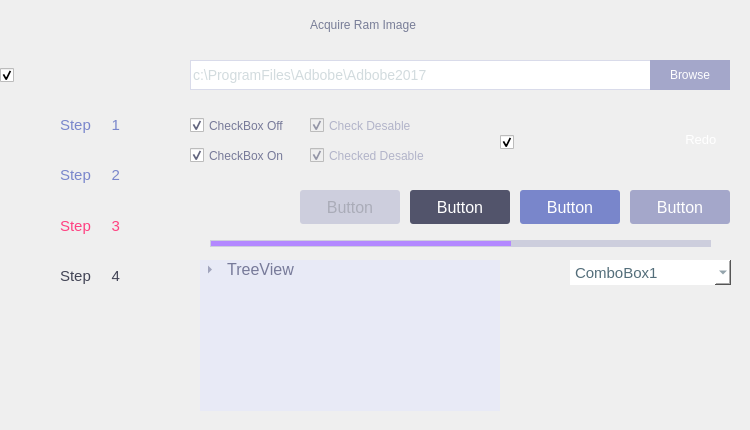
<?xml version="1.0" encoding="UTF-8"?>
<ui version="4.0">
 <class>AcquireRamImage</class>
 <widget class="QDialog" name="AcquireRamImage">
  <property name="enabled">
   <bool>true</bool>
  </property>
  <property name="geometry">
   <rect>
    <x>0</x>
    <y>0</y>
    <width>750</width>
    <height>430</height>
   </rect>
  </property>
  <property name="windowTitle">
   <string>Dialog</string>
  </property>
  <property name="styleSheet">
   <string notr="true">QDialog#AcquireRamImage{
	background-image: url(:/images/ram/bg.png);
}</string>
  </property>
  <widget class="QWidget" name="titlebar" native="true">
   <property name="geometry">
    <rect>
     <x>0</x>
     <y>0</y>
     <width>750</width>
     <height>40</height>
    </rect>
   </property>
   <property name="styleSheet">
    <string notr="true"/>
   </property>
   <widget class="QPushButton" name="minbutton">
    <property name="geometry">
     <rect>
      <x>670</x>
      <y>0</y>
      <width>40</width>
      <height>40</height>
     </rect>
    </property>
    <property name="styleSheet">
     <string notr="true">QPushButton#minbutton{
	border-image:url(:/images/mainmenu/min_normal.png);border:0px;
} 
QPushButton#minbutton:hover{
	border-image:url(:/images/mainmenu/min_over.png);border:0px
} 
QPushButton#minbutton:pressed{
	border-image:url(:/images/mainmenu/min_on.png); position: relative;top: 1px; left: 1px;
}</string>
    </property>
    <property name="text">
     <string/>
    </property>
   </widget>
   <widget class="QPushButton" name="closebutton">
    <property name="geometry">
     <rect>
      <x>710</x>
      <y>0</y>
      <width>40</width>
      <height>40</height>
     </rect>
    </property>
    <property name="styleSheet">
     <string notr="true">QPushButton#closebutton{
	border-image:url(:/images/mainmenu/close_normal.png);border:0px;
} 
QPushButton#closebutton:hover{
	border-image:url(:/images/mainmenu/close_over.png);border:0px
} 
QPushButton#closebutton:pressed{
	border-image:url(:/images/mainmenu/close_on.png); position: relative;top: 1px; left: 1px;
}</string>
    </property>
    <property name="text">
     <string/>
    </property>
   </widget>
   <widget class="QLabel" name="label_2">
    <property name="geometry">
     <rect>
      <x>310</x>
      <y>4</y>
      <width>181</width>
      <height>41</height>
     </rect>
    </property>
    <property name="styleSheet">
     <string notr="true">QLabel#label_2{
	font: 14pt &quot;MS Shell Dlg 2&quot;;
	color: #787d97;
}</string>
    </property>
    <property name="text">
     <string>Acquire Ram Image</string>
    </property>
   </widget>
  </widget>
  <widget class="QWidget" name="widget" native="true">
   <property name="geometry">
    <rect>
     <x>0</x>
     <y>100</y>
     <width>180</width>
     <height>200</height>
    </rect>
   </property>
   <property name="styleSheet">
    <string notr="true">QWidget#widget{
	background-image: url(:/images/ram/state_bg.png);
}</string>
   </property>
   <widget class="QPushButton" name="pushButton_7">
    <property name="geometry">
     <rect>
      <x>0</x>
      <y>0</y>
      <width>180</width>
      <height>50</height>
     </rect>
    </property>
    <property name="styleSheet">
     <string notr="true">QPushButton#pushButton_7{
border-image:url(:/images/ram/step1-on.png);
border:0px;
font:15px;
color:#7986cb;
}
QPushButton#pushButton_7:checked{
border-image: url(:/images/ram/step1-off.png);
border:0px;
}</string>
    </property>
    <property name="text">
     <string>Step     1</string>
    </property>
    <property name="checkable">
     <bool>true</bool>
    </property>
    <property name="checked">
     <bool>false</bool>
    </property>
   </widget>
   <widget class="QPushButton" name="pushButton_9">
    <property name="geometry">
     <rect>
      <x>0</x>
      <y>100</y>
      <width>180</width>
      <height>51</height>
     </rect>
    </property>
    <property name="styleSheet">
     <string notr="true">QPushButton#pushButton_9 {
border-image:url(:/images/ram/step3-on.png);
border:0px;
font:15px;
color:#ff4081;
}
QPushButton#pushButton_9:checked{
border-image: url(:/images/ram/step3-off.png);
border:0px;
}</string>
    </property>
    <property name="text">
     <string>Step     3</string>
    </property>
    <property name="checkable">
     <bool>true</bool>
    </property>
    <property name="checked">
     <bool>false</bool>
    </property>
   </widget>
   <widget class="QPushButton" name="pushButton_8">
    <property name="geometry">
     <rect>
      <x>0</x>
      <y>50</y>
      <width>180</width>
      <height>50</height>
     </rect>
    </property>
    <property name="styleSheet">
     <string notr="true">QPushButton#pushButton_8 {
border-image:url(:/images/ram/step2-on.png);
border:0px;
font:15px;
color:#7986cb;
}
QPushButton#pushButton_8:checked{
border-image: url(:/images/ram/step2-off.png);
border:0px;
}</string>
    </property>
    <property name="text">
     <string>Step     2</string>
    </property>
    <property name="checkable">
     <bool>true</bool>
    </property>
    <property name="checked">
     <bool>false</bool>
    </property>
   </widget>
   <widget class="QPushButton" name="pushButton_10">
    <property name="geometry">
     <rect>
      <x>0</x>
      <y>151</y>
      <width>180</width>
      <height>49</height>
     </rect>
    </property>
    <property name="styleSheet">
     <string notr="true">

QPushButton#pushButton_10{
border-image:url(:/images/ram/step4-on.png);
border:0px;
font:15px;
color:#424455;
}
QPushButton#pushButton_10:checked{
border-image: url(:/images/ram/step4-off.png);
border:0px;
color:#303240;
}</string>
    </property>
    <property name="text">
     <string>Step     4</string>
    </property>
    <property name="checkable">
     <bool>true</bool>
    </property>
    <property name="checked">
     <bool>false</bool>
    </property>
   </widget>
  </widget>
  <widget class="QCheckBox" name="checkBox">
   <property name="geometry">
    <rect>
     <x>0</x>
     <y>50</y>
     <width>180</width>
     <height>50</height>
    </rect>
   </property>
   <property name="styleSheet">
    <string notr="true">
QCheckBox#checkBox::indicator:unchecked{
	
    image: url(:/images/ram/wizard_upbg.png);
}
QCheckBox#checkBox::indicator:checked{
	
    image: url(:/images/ram/wizard_downbg.png);
}</string>
   </property>
   <property name="text">
    <string/>
   </property>
   <property name="checked">
    <bool>true</bool>
   </property>
  </widget>
  <widget class="QLineEdit" name="lineEdit">
   <property name="geometry">
    <rect>
     <x>190</x>
     <y>60</y>
     <width>461</width>
     <height>30</height>
    </rect>
   </property>
   <property name="styleSheet">
    <string notr="true">QLineEdit#lineEdit{
	border:1px solid #d9dbea;
	color:#d2dbde;
	font:14px;
}</string>
   </property>
   <property name="text">
    <string>c:\ProgramFiles\Adbobe\Adbobe2017</string>
   </property>
  </widget>
  <widget class="QPushButton" name="pushButton_2">
   <property name="geometry">
    <rect>
     <x>650</x>
     <y>60</y>
     <width>80</width>
     <height>30</height>
    </rect>
   </property>
   <property name="styleSheet">
    <string notr="true">QPushButton#pushButton_2{
	border:none;
	background-color:#a4a7ca;
	color:#ffffff;
	font: 11pt &quot;MS Shell Dlg 2&quot;;
	border-radius: 0px;
} 
QPushButton#pushButton_2:hover{
	border:none;
	background-color:#7986cb;
	color:#ffffff;
	font: 11pt &quot;MS Shell Dlg 2&quot;;
	border-radius: 0px;
} 
QPushButton#pushButton_2:pressed{
	border:none;
	background-color:#52546b;
	color:#ffffff;
	font: 11pt &quot;MS Shell Dlg 2&quot;;
	border-radius: 0px;
}</string>
   </property>
   <property name="text">
    <string>Browse</string>
   </property>
  </widget>
  <widget class="QCheckBox" name="checkBox_31">
   <property name="geometry">
    <rect>
     <x>190</x>
     <y>110</y>
     <width>111</width>
     <height>31</height>
    </rect>
   </property>
   <property name="styleSheet">
    <string notr="true">QCheckBox#checkBox_31::indicator:unchecked{
    image: url(:/images/ram/checkbox_white_off.png);
}
QCheckBox#checkBox_31::indicator:checked{
    image: url(:/images/ram/checkbox_white_on.png);
}
QCheckBox#checkBox_31{
	color:#777a99;
	font:12px;
}</string>
   </property>
   <property name="text">
    <string>CheckBox Off</string>
   </property>
   <property name="checked">
    <bool>true</bool>
   </property>
  </widget>
  <widget class="QCheckBox" name="checkBox_32">
   <property name="geometry">
    <rect>
     <x>190</x>
     <y>140</y>
     <width>111</width>
     <height>31</height>
    </rect>
   </property>
   <property name="styleSheet">
    <string notr="true">QCheckBox#checkBox_32::indicator:unchecked{
    image: url(:/images/ram/checkbox_blue_off.png);
}
QCheckBox#checkBox_32::indicator:checked{
    image: url(:/images/ram/checkbox_blue_on.png);
}
QCheckBox#checkBox_32{
	color:#777a99;
	font:12px;
}</string>
   </property>
   <property name="text">
    <string>CheckBox On</string>
   </property>
   <property name="checked">
    <bool>true</bool>
   </property>
  </widget>
  <widget class="QCheckBox" name="checkBox_33">
   <property name="enabled">
    <bool>false</bool>
   </property>
   <property name="geometry">
    <rect>
     <x>310</x>
     <y>110</y>
     <width>111</width>
     <height>31</height>
    </rect>
   </property>
   <property name="styleSheet">
    <string notr="true">QCheckBox#checkBox_33::indicator:unchecked{
    image: url(:/images/ram/check_disable.png);
}
QCheckBox#checkBox_33::indicator:checked{
    image: url(:/images/ram/check_disable.png);
}
QCheckBox#checkBox_33{
	color:#b2b4c9;
	font:12px;
}</string>
   </property>
   <property name="text">
    <string>Check Desable</string>
   </property>
   <property name="checked">
    <bool>true</bool>
   </property>
  </widget>
  <widget class="QCheckBox" name="checkBox_34">
   <property name="enabled">
    <bool>false</bool>
   </property>
   <property name="geometry">
    <rect>
     <x>310</x>
     <y>140</y>
     <width>131</width>
     <height>31</height>
    </rect>
   </property>
   <property name="styleSheet">
    <string notr="true">QCheckBox#checkBox_34::indicator:unchecked{
    image: url(:/images/ram/checked_didable.png);
}
QCheckBox#checkBox_34::indicator:checked{
    image: url(:/images/ram/checked_didable.png);
}
QCheckBox#checkBox_34{
	color:#b2b4c9;
	font:12px;
}</string>
   </property>
   <property name="text">
    <string>Checked Desable</string>
   </property>
   <property name="checked">
    <bool>true</bool>
   </property>
  </widget>
  <widget class="QCheckBox" name="checkBox_3">
   <property name="enabled">
    <bool>true</bool>
   </property>
   <property name="geometry">
    <rect>
     <x>500</x>
     <y>120</y>
     <width>90</width>
     <height>44</height>
    </rect>
   </property>
   <property name="styleSheet">
    <string notr="true">
QCheckBox#checkBox_3::indicator::unchecked {
    image: url(:/images/ram/switch_off.png);
}


QCheckBox#checkBox_3::indicator:unchecked:pressed {
    image: url(:/images/ram/switch_on_press.png);
}

QCheckBox#checkBox_3::indicator::checked {
    image: url(:/images/ram/switch_on.png);
}

QCheckBox#checkBox_3::indicator:checked:pressed {
    image: url(:/images/ram/switch_off_press.png);
}
</string>
   </property>
   <property name="text">
    <string/>
   </property>
   <property name="checked">
    <bool>true</bool>
   </property>
  </widget>
  <widget class="QPushButton" name="pushButton_3">
   <property name="geometry">
    <rect>
     <x>650</x>
     <y>124</y>
     <width>80</width>
     <height>30</height>
    </rect>
   </property>
   <property name="styleSheet">
    <string notr="true">QPushButton#pushButton_3{
	border-image:url(:/images/ram/redo_normal.png);border:0px;
} 
QPushButton#pushButton_3:hover{
	border-image:url(:/images/ram/redo_over.png);border:0px
} 
QPushButton#pushButton_3:pressed{
	border-image:url(:/images/ram/redo_on.png); position: relative;top: 1px; left: 1px;
}
QPushButton#pushButton_3{
	font:13px;
	color:#ffffff;
}</string>
   </property>
   <property name="text">
    <string>      Redo</string>
   </property>
  </widget>
  <widget class="QPushButton" name="pushButton">
   <property name="geometry">
    <rect>
     <x>300</x>
     <y>190</y>
     <width>100</width>
     <height>34</height>
    </rect>
   </property>
   <property name="styleSheet">
    <string notr="true">QPushButton#pushButton{
border:none;
background-color: #cdcedd;
color:#aaacb8;
font:16px;
border-radius:3px;
}</string>
   </property>
   <property name="text">
    <string>Button</string>
   </property>
  </widget>
  <widget class="QPushButton" name="pushButton_4">
   <property name="geometry">
    <rect>
     <x>410</x>
     <y>190</y>
     <width>100</width>
     <height>34</height>
    </rect>
   </property>
   <property name="styleSheet">
    <string notr="true">QPushButton#pushButton_4{
border:none;
background-color: #52546b;
color:#ffffff;
font:16px;
border-radius:3px;
}</string>
   </property>
   <property name="text">
    <string>Button</string>
   </property>
  </widget>
  <widget class="QPushButton" name="pushButton_5">
   <property name="geometry">
    <rect>
     <x>520</x>
     <y>190</y>
     <width>100</width>
     <height>34</height>
    </rect>
   </property>
   <property name="styleSheet">
    <string notr="true">QPushButton#pushButton_5{
border:none;
background-color: #7986cb;
color:#ffffff;
font:16px;
border-radius:3px;
}</string>
   </property>
   <property name="text">
    <string>Button</string>
   </property>
  </widget>
  <widget class="QPushButton" name="pushButton_6">
   <property name="geometry">
    <rect>
     <x>630</x>
     <y>190</y>
     <width>100</width>
     <height>34</height>
    </rect>
   </property>
   <property name="styleSheet">
    <string notr="true">QPushButton#pushButton_6{
border:none;
background-color: #a4a7ca;
color:#ffffff;
font:16px;
border-radius:3px;
}</string>
   </property>
   <property name="text">
    <string>Button</string>
   </property>
  </widget>
  <widget class="QProgressBar" name="progressBar_13">
   <property name="geometry">
    <rect>
     <x>210</x>
     <y>240</y>
     <width>501</width>
     <height>7</height>
    </rect>
   </property>
   <property name="styleSheet">
    <string notr="true">QProgressBar {
    border: 1px solid #cdcedd;
    background-color: #cdcedd;
    border-radius: 8px;
}

QProgressBar::chunk {
    background-color: #b388ff;
    width: 300px;
}</string>
   </property>
   <property name="value">
    <number>24</number>
   </property>
   <property name="textVisible">
    <bool>false</bool>
   </property>
  </widget>
  <widget class="QTreeWidget" name="treeWidget">
   <property name="geometry">
    <rect>
     <x>200</x>
     <y>260</y>
     <width>300</width>
     <height>151</height>
    </rect>
   </property>
   <property name="styleSheet">
    <string notr="true">
 QTreeView{
		border-style:1px,solid #e8eaf6 ;
		color:#777a99;
		font:12pt;
background:#e8eaf6;
}
QTreeView::branch:closed:has-children{
   image: url(:/images/ram/icon1.png) ;

 }
 
QTreeView::branch:open:has-children{
   image: url(:/images/ram/icon2.png) ; 

}</string>
   </property>
   <property name="frameShape">
    <enum>QFrame::NoFrame</enum>
   </property>
   <property name="lineWidth">
    <number>1</number>
   </property>
   <property name="midLineWidth">
    <number>0</number>
   </property>
   <property name="verticalScrollBarPolicy">
    <enum>Qt::ScrollBarAlwaysOff</enum>
   </property>
   <property name="horizontalScrollBarPolicy">
    <enum>Qt::ScrollBarAlwaysOff</enum>
   </property>
   <property name="sizeAdjustPolicy">
    <enum>QAbstractScrollArea::AdjustToContents</enum>
   </property>
   <property name="tabKeyNavigation">
    <bool>false</bool>
   </property>
   <property name="iconSize">
    <size>
     <width>0</width>
     <height>0</height>
    </size>
   </property>
   <property name="autoExpandDelay">
    <number>-1</number>
   </property>
   <property name="sortingEnabled">
    <bool>false</bool>
   </property>
   <property name="headerHidden">
    <bool>true</bool>
   </property>
   <property name="expandsOnDoubleClick">
    <bool>false</bool>
   </property>
   <property name="columnCount">
    <number>1</number>
   </property>
   <attribute name="headerVisible">
    <bool>false</bool>
   </attribute>
   <column>
    <property name="text">
     <string notr="true">1</string>
    </property>
   </column>
   <item>
    <property name="text">
     <string> TreeView</string>
    </property>
    <item>
     <property name="text">
      <string> TreeView</string>
     </property>
    </item>
    <item>
     <property name="text">
      <string> TreeView</string>
     </property>
    </item>
    <item>
     <property name="text">
      <string> TreeView</string>
     </property>
     <item>
      <property name="text">
       <string>TreeView</string>
      </property>
      <property name="checkState">
       <enum>Unchecked</enum>
      </property>
      <property name="flags">
       <set>ItemIsSelectable|ItemIsEditable|ItemIsDragEnabled|ItemIsUserCheckable|ItemIsEnabled</set>
      </property>
     </item>
     <item>
      <property name="text">
       <string>TreeView</string>
      </property>
      <property name="checkState">
       <enum>Checked</enum>
      </property>
     </item>
    </item>
   </item>
  </widget>
  <widget class="QComboBox" name="comboBox">
   <property name="geometry">
    <rect>
     <x>570</x>
     <y>260</y>
     <width>161</width>
     <height>25</height>
    </rect>
   </property>
   <property name="palette">
    <palette>
     <active>
      <colorrole role="WindowText">
       <brush brushstyle="SolidPattern">
        <color alpha="255">
         <red>84</red>
         <green>110</green>
         <blue>122</blue>
        </color>
       </brush>
      </colorrole>
      <colorrole role="Button">
       <brush brushstyle="SolidPattern">
        <color alpha="255">
         <red>255</red>
         <green>255</green>
         <blue>255</blue>
        </color>
       </brush>
      </colorrole>
      <colorrole role="Text">
       <brush brushstyle="SolidPattern">
        <color alpha="255">
         <red>84</red>
         <green>110</green>
         <blue>122</blue>
        </color>
       </brush>
      </colorrole>
      <colorrole role="ButtonText">
       <brush brushstyle="SolidPattern">
        <color alpha="255">
         <red>84</red>
         <green>110</green>
         <blue>122</blue>
        </color>
       </brush>
      </colorrole>
      <colorrole role="Base">
       <brush brushstyle="SolidPattern">
        <color alpha="255">
         <red>255</red>
         <green>255</green>
         <blue>255</blue>
        </color>
       </brush>
      </colorrole>
      <colorrole role="Window">
       <brush brushstyle="SolidPattern">
        <color alpha="255">
         <red>255</red>
         <green>255</green>
         <blue>255</blue>
        </color>
       </brush>
      </colorrole>
     </active>
     <inactive>
      <colorrole role="WindowText">
       <brush brushstyle="SolidPattern">
        <color alpha="255">
         <red>84</red>
         <green>110</green>
         <blue>122</blue>
        </color>
       </brush>
      </colorrole>
      <colorrole role="Button">
       <brush brushstyle="SolidPattern">
        <color alpha="255">
         <red>255</red>
         <green>255</green>
         <blue>255</blue>
        </color>
       </brush>
      </colorrole>
      <colorrole role="Text">
       <brush brushstyle="SolidPattern">
        <color alpha="255">
         <red>84</red>
         <green>110</green>
         <blue>122</blue>
        </color>
       </brush>
      </colorrole>
      <colorrole role="ButtonText">
       <brush brushstyle="SolidPattern">
        <color alpha="255">
         <red>84</red>
         <green>110</green>
         <blue>122</blue>
        </color>
       </brush>
      </colorrole>
      <colorrole role="Base">
       <brush brushstyle="SolidPattern">
        <color alpha="255">
         <red>255</red>
         <green>255</green>
         <blue>255</blue>
        </color>
       </brush>
      </colorrole>
      <colorrole role="Window">
       <brush brushstyle="SolidPattern">
        <color alpha="255">
         <red>255</red>
         <green>255</green>
         <blue>255</blue>
        </color>
       </brush>
      </colorrole>
     </inactive>
     <disabled>
      <colorrole role="WindowText">
       <brush brushstyle="SolidPattern">
        <color alpha="255">
         <red>84</red>
         <green>110</green>
         <blue>122</blue>
        </color>
       </brush>
      </colorrole>
      <colorrole role="Button">
       <brush brushstyle="SolidPattern">
        <color alpha="255">
         <red>255</red>
         <green>255</green>
         <blue>255</blue>
        </color>
       </brush>
      </colorrole>
      <colorrole role="Text">
       <brush brushstyle="SolidPattern">
        <color alpha="255">
         <red>84</red>
         <green>110</green>
         <blue>122</blue>
        </color>
       </brush>
      </colorrole>
      <colorrole role="ButtonText">
       <brush brushstyle="SolidPattern">
        <color alpha="255">
         <red>84</red>
         <green>110</green>
         <blue>122</blue>
        </color>
       </brush>
      </colorrole>
      <colorrole role="Base">
       <brush brushstyle="SolidPattern">
        <color alpha="255">
         <red>255</red>
         <green>255</green>
         <blue>255</blue>
        </color>
       </brush>
      </colorrole>
      <colorrole role="Window">
       <brush brushstyle="SolidPattern">
        <color alpha="255">
         <red>255</red>
         <green>255</green>
         <blue>255</blue>
        </color>
       </brush>
      </colorrole>
     </disabled>
    </palette>
   </property>
   <property name="autoFillBackground">
    <bool>false</bool>
   </property>
   <property name="styleSheet">
    <string notr="true"> QComboBox {
    border-style: solid;
border:2px;
    border-radius: 0px;
background-color: rgb(255, 255, 255);
color: #546e7a;

font:11pt;
 }
QComboBox::down-arrow {
    image:  url(:/images/ram/combobox_arrow.png);
}
QComboBox QAbstractItemView {
     selection-background-color: #7986cb;
	 color:f8f8fc;
 }</string>
   </property>
   <property name="duplicatesEnabled">
    <bool>false</bool>
   </property>
   <property name="frame">
    <bool>true</bool>
   </property>
   <item>
    <property name="text">
     <string>ComboBox1</string>
    </property>
   </item>
   <item>
    <property name="text">
     <string>ComboBox2</string>
    </property>
   </item>
   <item>
    <property name="text">
     <string>ComboBox3</string>
    </property>
   </item>
  </widget>
 </widget>
 <resources/>
 <connections/>
</ui>
